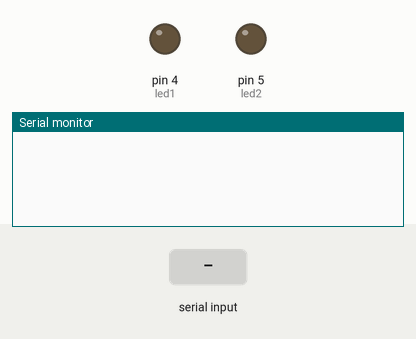
This sketch was run on a simulated Arduino Uno, built with avr-gcc and run on an emulated ATmega328P. Parts: output pins drawn as LEDs (lit = HIGH), the last lines printed to the serial monitor. The test bench sets the inputs (shaded band).

Above: at 6.2 s.
6.3 s: "on1\n" received over the second serial link
At 8.0 s:
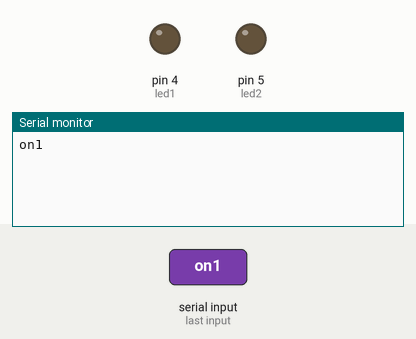
9.0 s: "off1\n" received over the second serial link
At 11.0 s:
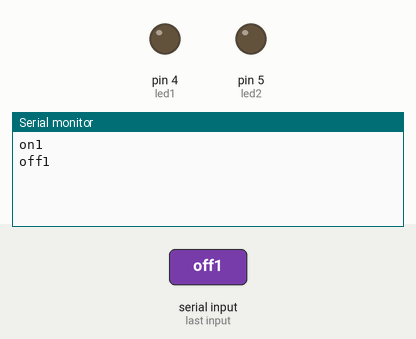
11.5 s: "offall\n" received over the second serial link
At 13.0 s:
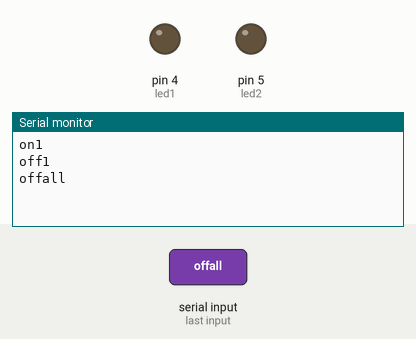

The sketch:

btEmbebido.ino
```cpp
#include <Arduino.h>
#include <SoftwareSerial.h>   // Incluimos la librería  SoftwareSerial

SoftwareSerial BT(10,11);    // Definimos los pines RX y TX del Arduino conectados al Bluetooth
String lect;

uint8_t led1 =4;
uint8_t led2 =5;

void setup()
{
  DDRD |= (1<<led1) | (1<<led2);
  BT.begin(9600);       // Inicializamos el puerto serie BT que hemos creado
  Serial.begin(9600);   // Inicializamos  el puerto serie
  delay(5000);
}

void loop()
{
  lect = "";
  if(BT.available()>0)    // Si llega un dato por el puerto BT se envía al monitor serial
  {

    lect = BT.readStringUntil('\r');
    Serial.println(lect);
  }


  if (lect == "on1") {PORTD |= (1<<led1); BT.println("led1 encendido") ;}
  else if (lect == "off1") {PORTD &= ~(1<<led1);  BT.println("led1 apagado") ;}
  else if (lect == "on2") {PORTD |= (1<<led2);  BT.println("led2 encendido") ;}
  else if (lect == "off2") {PORTD &= ~(1<<led2);  BT.println("led2 apagado") ;}
  else if (lect == "offall") { for (int i=4;i<=5;i++) PORTD &= ~(1<<i);  BT.println("leds apagados") ;}
  else if (lect == "onall")  { for (int i=4;i<=5;i++) PORTD |= (1<<i);  BT.println("leds encendidos") ;}
  delay(250);
}
```

Measured:
- after the input at 6.3 s, the serial monitor: prints a new line after 1.2 s (image 1)
- after the input at 9.0 s, the serial monitor: prints a new line after 1.0 s (image 2)
- after the input at 11.5 s, the serial monitor: prints a new line after 1.0 s (image 3)
